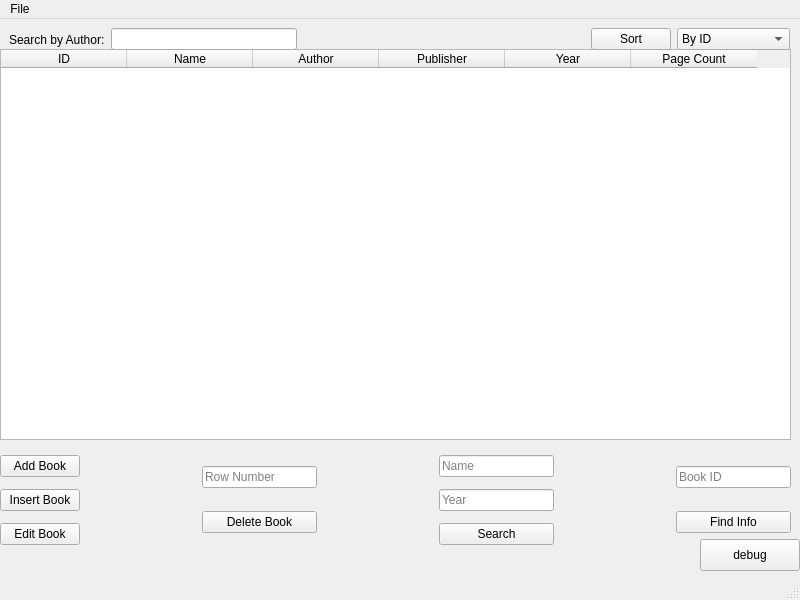
<?xml version="1.0" encoding="UTF-8"?>
<ui version="4.0">
 <class>MainWindow</class>
 <widget class="QMainWindow" name="MainWindow">
  <property name="geometry">
   <rect>
    <x>0</x>
    <y>0</y>
    <width>800</width>
    <height>600</height>
   </rect>
  </property>
  <property name="windowTitle">
   <string>MainWindow</string>
  </property>
  <widget class="QWidget" name="centralwidget">
   <widget class="QPushButton" name="pushButton">
    <property name="geometry">
     <rect>
      <x>700</x>
      <y>520</y>
      <width>100</width>
      <height>32</height>
     </rect>
    </property>
    <property name="text">
     <string>debug</string>
    </property>
   </widget>
   <widget class="QTableWidget" name="tableWidget">
    <property name="geometry">
     <rect>
      <x>0</x>
      <y>30</y>
      <width>791</width>
      <height>391</height>
     </rect>
    </property>
    <attribute name="horizontalHeaderDefaultSectionSize">
     <number>126</number>
    </attribute>
    <column>
     <property name="text">
      <string>ID</string>
     </property>
    </column>
    <column>
     <property name="text">
      <string>Name</string>
     </property>
    </column>
    <column>
     <property name="text">
      <string>Author</string>
     </property>
    </column>
    <column>
     <property name="text">
      <string>Publisher</string>
     </property>
    </column>
    <column>
     <property name="text">
      <string>Year</string>
     </property>
    </column>
    <column>
     <property name="text">
      <string>Page Count</string>
     </property>
    </column>
   </widget>
   <widget class="QWidget" name="horizontalLayoutWidget">
    <property name="geometry">
     <rect>
      <x>0</x>
      <y>430</y>
      <width>791</width>
      <height>102</height>
     </rect>
    </property>
    <layout class="QHBoxLayout" name="horizontalLayout">
     <item>
      <layout class="QVBoxLayout" name="verticalLayout">
       <item>
        <widget class="QPushButton" name="add">
         <property name="text">
          <string>Add Book</string>
         </property>
        </widget>
       </item>
       <item>
        <widget class="QPushButton" name="ins">
         <property name="text">
          <string>Insert Book</string>
         </property>
        </widget>
       </item>
       <item>
        <widget class="QPushButton" name="edit">
         <property name="text">
          <string>Edit Book</string>
         </property>
        </widget>
       </item>
      </layout>
     </item>
     <item>
      <spacer name="horizontalSpacer">
       <property name="orientation">
        <enum>Qt::Horizontal</enum>
       </property>
       <property name="sizeHint" stdset="0">
        <size>
         <width>40</width>
         <height>20</height>
        </size>
       </property>
      </spacer>
     </item>
     <item>
      <layout class="QVBoxLayout" name="verticalLayout_3">
       <item>
        <widget class="QLineEdit" name="delIndex">
         <property name="focusPolicy">
          <enum>Qt::ClickFocus</enum>
         </property>
         <property name="text">
          <string/>
         </property>
         <property name="placeholderText">
          <string>Row Number</string>
         </property>
        </widget>
       </item>
       <item>
        <widget class="QPushButton" name="del">
         <property name="text">
          <string>Delete Book</string>
         </property>
        </widget>
       </item>
      </layout>
     </item>
     <item>
      <spacer name="horizontalSpacer_2">
       <property name="orientation">
        <enum>Qt::Horizontal</enum>
       </property>
       <property name="sizeHint" stdset="0">
        <size>
         <width>40</width>
         <height>20</height>
        </size>
       </property>
      </spacer>
     </item>
     <item>
      <layout class="QVBoxLayout" name="verticalLayout_2">
       <item>
        <widget class="QLineEdit" name="searchName">
         <property name="placeholderText">
          <string>Name</string>
         </property>
        </widget>
       </item>
       <item>
        <widget class="QLineEdit" name="searchYear">
         <property name="placeholderText">
          <string>Year</string>
         </property>
        </widget>
       </item>
       <item>
        <widget class="QPushButton" name="pushButton_3">
         <property name="text">
          <string>Search</string>
         </property>
        </widget>
       </item>
      </layout>
     </item>
     <item>
      <spacer name="horizontalSpacer_3">
       <property name="orientation">
        <enum>Qt::Horizontal</enum>
       </property>
       <property name="sizeHint" stdset="0">
        <size>
         <width>40</width>
         <height>20</height>
        </size>
       </property>
      </spacer>
     </item>
     <item>
      <layout class="QVBoxLayout" name="verticalLayout_4">
       <item>
        <widget class="QLineEdit" name="findID">
         <property name="placeholderText">
          <string>Book ID</string>
         </property>
        </widget>
       </item>
       <item>
        <widget class="QPushButton" name="pushButton_2">
         <property name="text">
          <string>Find Info</string>
         </property>
        </widget>
       </item>
      </layout>
     </item>
    </layout>
   </widget>
   <widget class="QWidget" name="horizontalLayoutWidget_2">
    <property name="geometry">
     <rect>
      <x>9</x>
      <y>0</y>
      <width>781</width>
      <height>41</height>
     </rect>
    </property>
    <layout class="QHBoxLayout" name="horizontalLayout_2">
     <item>
      <layout class="QHBoxLayout" name="horizontalLayout_4">
       <item>
        <widget class="QLabel" name="label">
         <property name="text">
          <string>Search by Author:</string>
         </property>
        </widget>
       </item>
       <item>
        <widget class="QLineEdit" name="search"/>
       </item>
      </layout>
     </item>
     <item>
      <spacer name="horizontalSpacer_4">
       <property name="orientation">
        <enum>Qt::Horizontal</enum>
       </property>
       <property name="sizeHint" stdset="0">
        <size>
         <width>40</width>
         <height>20</height>
        </size>
       </property>
      </spacer>
     </item>
     <item>
      <layout class="QHBoxLayout" name="horizontalLayout_3">
       <item>
        <widget class="QPushButton" name="sortButton">
         <property name="text">
          <string>Sort</string>
         </property>
        </widget>
       </item>
       <item>
        <widget class="QComboBox" name="sortOption">
         <item>
          <property name="text">
           <string>By ID</string>
          </property>
         </item>
         <item>
          <property name="text">
           <string>By Name</string>
          </property>
         </item>
         <item>
          <property name="text">
           <string>By Author</string>
          </property>
         </item>
         <item>
          <property name="text">
           <string>By Publisher</string>
          </property>
         </item>
         <item>
          <property name="text">
           <string>By Year</string>
          </property>
         </item>
         <item>
          <property name="text">
           <string>By Page Count</string>
          </property>
         </item>
        </widget>
       </item>
      </layout>
     </item>
    </layout>
   </widget>
  </widget>
  <widget class="QMenuBar" name="menubar">
   <property name="geometry">
    <rect>
     <x>0</x>
     <y>0</y>
     <width>800</width>
     <height>24</height>
    </rect>
   </property>
   <widget class="QMenu" name="menuFile">
    <property name="title">
     <string>File</string>
    </property>
    <addaction name="actionOpen_File"/>
    <addaction name="actionSave_File"/>
    <addaction name="actionClose_File"/>
   </widget>
   <addaction name="menuFile"/>
  </widget>
  <widget class="QStatusBar" name="statusbar"/>
  <action name="actionOpen_File">
   <property name="text">
    <string>Open File</string>
   </property>
  </action>
  <action name="actionSave_File">
   <property name="text">
    <string>Save File</string>
   </property>
  </action>
  <action name="actionClose_File">
   <property name="text">
    <string>Close and Save File</string>
   </property>
  </action>
 </widget>
 <resources/>
 <connections/>
</ui>
